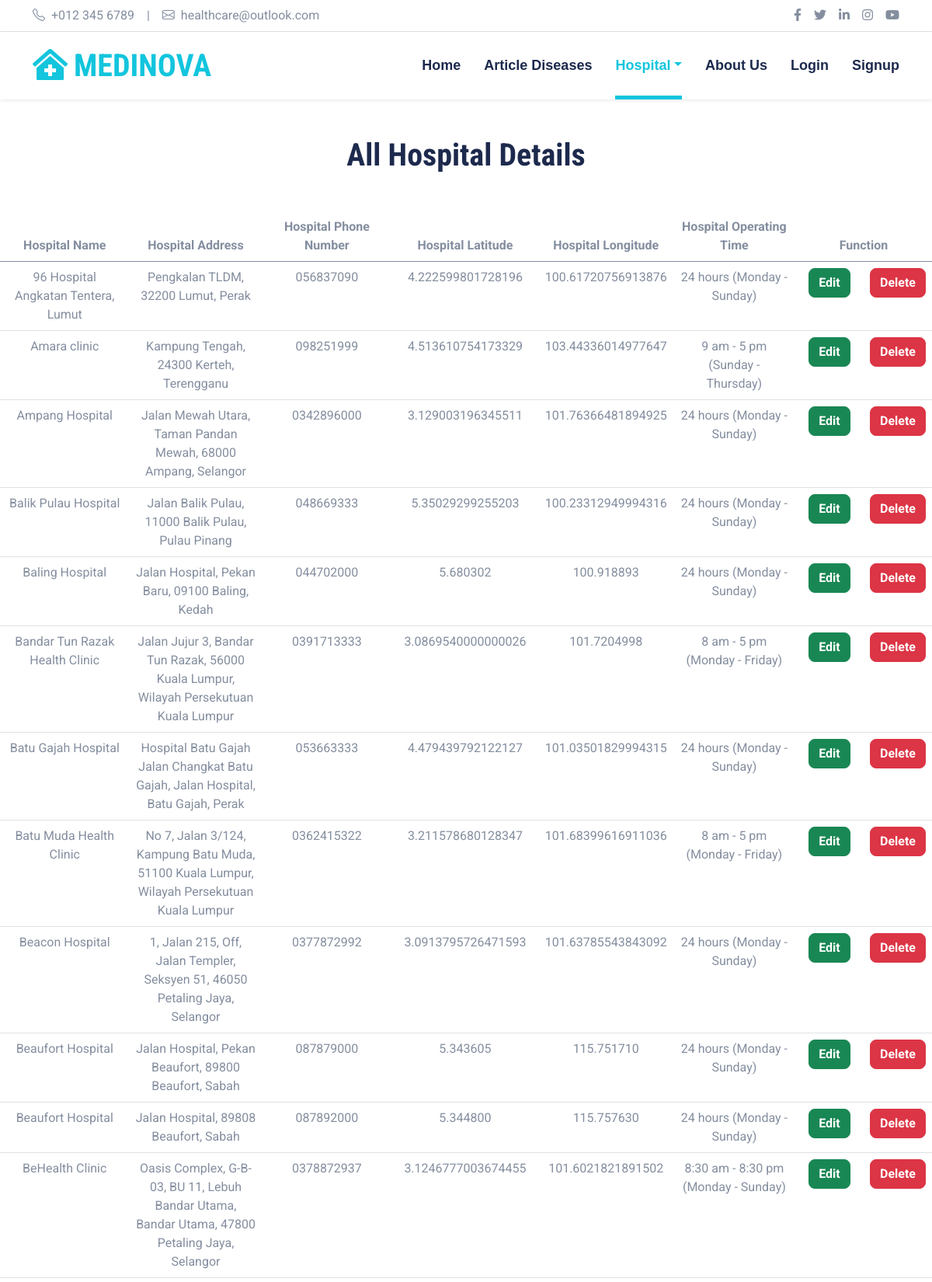
Page /ViewHospital.php (upper part) on the committed database.
### tables this page shows
CREATE TABLE `hospitals` (
  `hospital_id` int(11) NOT NULL,
  `hospital_name` text NOT NULL,
  `hospital_address` text NOT NULL,
  `hospital_phone` varchar(15) NOT NULL,
  `hospital_lat` text NOT NULL,
  `hospital_lng` text NOT NULL,
  `hospital_operating` text NOT NULL,
  `deleted` tinyint(1) NOT NULL
);

### ViewHospital.php (the view, shortened to what this page needs)
<?php
	require("connect.php");
?>
<!DOCTYPE html>
<html lang="en">
<head>
    <link href="https://cdnjs.cloudflare.com/ajax/libs/font-awesome/5.15.0/css/all.min.css" rel="stylesheet">
    <link href="https://cdn.jsdelivr.net/npm/bootstrap-icons@1.4.1/font/bootstrap-icons.css" rel="stylesheet">
    <link href="lib/owlcarousel/assets/owl.carousel.min.css" rel="stylesheet">
    <link href="lib/tempusdominus/css/tempusdominus-bootstrap-4.min.css" rel="stylesheet" />
    <link href="css/bootstrap.min.css" rel="stylesheet">
    <link href="css/style.css" rel="stylesheet">
</head>
<body>
    <div class="container-fluid py-2 border-bottom d-none d-lg-block">
        <div class="container">
            <div class="row">
                <div class="col-md-6 text-center text-lg-start mb-2 mb-lg-0">
                    <div class="d-inline-flex align-items-center">
                        <a class="text-decoration-none text-body pe-3" href=""><i class="bi bi-telephone me-2"></i>+012 345 6789</a>
                        <span class="text-body">|</span>
                        <a class="text-decoration-none text-body px-3" href=""><i class="bi bi-envelope me-2"></i>healthcare@outlook.com</a>
                    </div>
                </div>
                <div class="col-md-6 text-center text-lg-end">
                    <div class="d-inline-flex align-items-center">
                        <a class="text-body px-2" href="">
                            <i class="fab fa-facebook-f"></i>
                        </a>
                        <a class="text-body px-2" href="">
                            <i class="fab fa-twitter"></i>
                        </a>
                        <a class="text-body px-2" href="">
                            <i class="fab fa-linkedin-in"></i>
                        </a>
                        <a class="text-body px-2" href="">
                            <i class="fab fa-instagram"></i>
                        </a>
                        <a class="text-body ps-2" href="">
                            <i class="fab fa-youtube"></i>
                        </a>
                    </div>
                </div>
            </div>
        </div>
    </div>
    <div class="container-fluid sticky-top bg-white shadow-sm">
        <div class="container">
            <nav class="navbar navbar-expand-lg bg-white navbar-light py-3 py-lg-0">
                <a href="Home.php" class="navbar-brand">
                    <h1 class="m-0 text-uppercase text-primary"><i class="fa fa-clinic-medical me-2"></i>Medinova</h1>
                </a>
                <div class="collapse navbar-collapse" id="navbarCollapse">
                    <div class="navbar-nav ms-auto py-0">
                        <?php if (isset($_SESSION['role']) && $_SESSION['role']=="doctor") { ?>
                            <a href="DoctorDashboard.php" class="nav-item nav-link">Dashboard</a>
                        <?php }else if (isset($_SESSION['role']) && $_SESSION['role']=="admin"){ ?>
                            <a href="ManageUser.php?role=user" class="nav-item nav-link">User</a>
                        <?php }else{ ?>
                            <a href="Home.php" class="nav-item nav-link">Home</a>
                        <?php } ?>
                        <a href="CheckDiseases.php" class="nav-item nav-link">Article Diseases</a>
                        <div class="nav-item dropdown">
                            <a href="Hospital.php" class="nav-link dropdown-toggle active" data-bs-toggle="dropdown">Hospital</a>
                            <?php
                                $states = array('Johor', 'Kedah', 'Kelantan', 'Melaka', 'Negeri Sembilan', 'Pahang', 'Perak', 'Perlis', 'Pulau Pinang', 'Sabah', 'Sarawak', 'Selangor', 'Terengganu', 'Kuala Lumpur', 'Labuan', 'Putrajaya');
                                foreach ($states as $state) {
                                    $state_param = str_replace(' ', '%20', $state);
                                    $link = "hospital.php?state=".($state_param);
                                    echo "<a class='dropdown-item' href='$link'>$state</a>";
                                }
                            ?>
                        </div>
                        <?php if(!isset($_SESSION['role']) || (isset($_SESSION['role']) && $_SESSION['role'] !== 'admin' && $_SESSION['role'] !== 'doctor')){ ?>
                        <a href="AboutUs.php" class="nav-item nav-link">About Us</a>
                        <?php } ?>
                        <?php if (isset($_SESSION['isLogin']) && $_SESSION["isLogin"]===true) { ?>
                        <a href="Profile.php" class="nav-item nav-link">Profile</a>
                        <a href="logout.php" class="nav-item nav-link">Logout</a>
                        <?php } else { ?>
                        <a href="Login.php" class="nav-item nav-link">Login</a>
                        <a href="Signup.php" class="nav-item nav-link">Signup</a>
                        <?php } ?>
                    </div>
                </div>
            </nav>
        </div>
    </div>
    <?php
    if(isset($_GET['state'])){
        $state = $_GET['state'];
        $sql = "SELECT * FROM hospitals WHERE deleted = FALSE AND hospital_address LIKE '%$state' ORDER BY hospital_name";
    }else{
        $sql = "SELECT * FROM hospitals WHERE deleted = FALSE ORDER BY hospital_name";
    }
       $result = $mysqli->query($sql);
    ?>
    <div class="container-fluid pt-5">
        <div class="container">
            <div class="text-center mx-auto mb-5" style="max-width: 500px;">
            <?php
            if(isset($_GET['state'])){
                $state = $_GET['state'];
                echo '<h1 class="display-6 mb-4">'. $state . ' Hospital Details</h1>';
            }else{
                echo '<h1 class="display-6 mb-4">All Hospital Details</h1>';
            }
            ?>
            </div>
        </div>
    </div>
    <table class="table mt-5" id="">
    <thead>
        <tr class="text-center">
        <th class="col-2"> Hospital Name </th>
        <th class="col-2"> Hospital Address </th>
        <th class="col-2"> Hospital Phone Number </th>
        <th class="col-2"> Hospital Latitude </th>
        <th class="col-1"> Hospital Longitude </th>
        <th class="col-2"> Hospital Operating Time </th>
        <th colspan="2" class="col-2"> Function </th>
        </tr>
    </thead>
    <tbody>
        <?php while ($row = mysqli_fetch_assoc($result)) { ?>
        <tr class="text-center">
            <td class="col-2"><?php echo $row['hospital_name']; ?></td>
            <td class="col-2"><?php echo $row['hospital_address']; ?></td>
            <td class="col-2"><?php echo $row['hospital_phone']; ?></td>
            <td class="col-2"><?php echo $row['hospital_lat']; ?></td>
            <td class="col-1"><?php echo $row['hospital_lng']; ?></td>
            <td class="col-2"><?php echo $row['hospital_operating']; ?></td>
            <td class="col-2"><a href="EditHospital.php?HospitalId=<?php echo $row['hospital_id']?>&state=<?php echo $state ?>" class="btn btn-success" name="edit">Edit</a></td>
            <td class="col-2"><a href="DeleteHospital.php?HospitalId=<?php echo $row['hospital_id']?>&state=<?php echo $state ?>" class="btn btn-danger" name="edit">Delete</a></td>
        </tr>
        <?php } ?>
    </tbody>
    </table>
</body>
</html>

### css/style.css (style rules this page uses)
:root { --primary: #13C5DD; --secondary: #354F8E; --light: #EFF5F9; --dark: #1D2A4D; }
.btn { font-weight: 700; transition: .5s; }
.navbar-light .navbar-nav .nav-link { font-family: 'Jost', sans-serif; position: relative; margin-left: 30px; padding: 30px 0; font-size: 18px; font-weight: 700; color: var(--dark); outline: none; transition: .5s; }
.navbar-light .navbar-nav .nav-link:hover, .navbar-light .navbar-nav .nav-link.active { color: var(--primary); }
@media (min-width: 992px) { .navbar-light .navbar-nav .nav-link::before { position: absolute; content: ""; width: 0; height: 5px; bottom: 0; left: 50%; background: var(--primary); transition: .5s; } }
@media (min-width: 992px) { .navbar-light .navbar-nav .nav-link:hover::before, .navbar-light .navbar-nav .nav-link.active::before { width: 100%; left: 0; } }

### rows in the picture
hospitals: hospital_name "96 Hospital Angkatan Tentera, Lumut", hospital_address "Pengkalan TLDM, 32200 Lumut, Perak", hospital_phone "056837090", hospital_lat "4.222599801728196", hospital_lng "100.61720756913876", hospital_operating "24 hours (Monday - Sunday)"
hospitals: hospital_name "Amara clinic", hospital_address "Kampung Tengah, 24300 Kerteh, Terengganu", hospital_phone "098251999", hospital_lat "4.513610754173329", hospital_lng "103.44336014977647", hospital_operating "9 am - 5 pm (Sunday - Thursday)"
hospitals: hospital_name "Ampang Hospital", hospital_address "Jalan Mewah Utara, Taman Pandan Mewah, 68000 Ampang, Selangor", hospital_phone "0342896000", hospital_lat "3.129003196345511", hospital_lng "101.76366481894925", hospital_operating "24 hours (Monday - Sunday)"
hospitals: hospital_name "Balik Pulau Hospital", hospital_address "Jalan Balik Pulau, 11000 Balik Pulau, Pulau Pinang", hospital_phone "048669333", hospital_lat "5.35029299255203", hospital_lng "100.23312949994316", hospital_operating "24 hours (Monday - Sunday)"
hospitals: hospital_name "Baling Hospital", hospital_address "Jalan Hospital, Pekan Baru, 09100 Baling, Kedah", hospital_phone "044702000", hospital_lat "5.680302", hospital_lng "100.918893", hospital_operating "24 hours (Monday - Sunday)"
hospitals: hospital_name "Bandar Tun Razak Health Clinic", hospital_address "Jalan Jujur 3, Bandar Tun Razak, 56000 Kuala Lumpur, Wilayah Persekutuan Kuala Lumpur", hospital_phone "0391713333", hospital_lat "3.0869540000000026", hospital_lng "101.7204998", hospital_operating "8 am - 5 pm (Monday - Friday)"
hospitals: hospital_name "Batu Gajah Hospital", hospital_address "Hospital Batu Gajah Jalan Changkat Batu Gajah, Jalan Hospital, Batu Gajah, Perak", hospital_phone "053663333", hospital_lat "4.479439792122127", hospital_lng "101.03501829994315", hospital_operating "24 hours (Monday - Sunday)"
hospitals: hospital_name "Batu Muda Health Clinic", hospital_address "No 7, Jalan 3/124, Kampung Batu Muda, 51100 Kuala Lumpur, Wilayah Persekutuan Kuala Lumpur", hospital_phone "0362415322", hospital_lat "3.211578680128347", hospital_lng "101.68399616911036", hospital_operating "8 am - 5 pm (Monday - Friday)"
hospitals: hospital_name "Beacon Hospital", hospital_address "1, Jalan 215, Off, Jalan Templer, Seksyen 51, 46050 Petaling Jaya, Selangor", hospital_phone "0377872992", hospital_lat "3.0913795726471593", hospital_lng "101.63785543843092", hospital_operating "24 hours (Monday - Sunday)"
hospitals: hospital_name "Beaufort Hospital", hospital_address "Jalan Hospital, Pekan Beaufort, 89800 Beaufort, Sabah", hospital_phone "087879000", hospital_lat "5.343605", hospital_lng "115.751710", hospital_operating "24 hours (Monday - Sunday)"
hospitals: hospital_name "Beaufort Hospital", hospital_address "Jalan Hospital, 89808 Beaufort, Sabah", hospital_phone "087892000", hospital_lat "5.344800", hospital_lng "115.757630", hospital_operating "24 hours (Monday - Sunday)"
hospitals: hospital_name "BeHealth Clinic", hospital_address "Oasis Complex, G-B-03, BU 11, Lebuh Bandar Utama, Bandar Utama, 47800 Petaling Jaya, Selangor", hospital_phone "0378872937", hospital_lat "3.1246777003674455", hospital_lng "101.6021821891502", hospital_operating "8:30 am - 8:30 pm (Monday - Sunday)"
